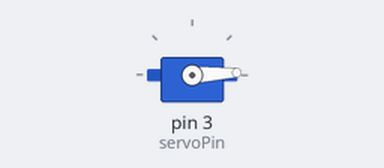
Bench run of a sketch on a simulated Arduino Uno, built with avr-gcc and run on an emulated ATmega328P. On the bench: servo.

Above: at 0.05 s.
At 0.9 s:
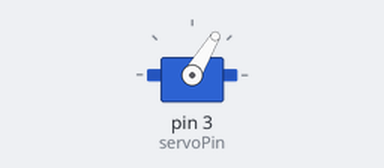
At 1.75 s:
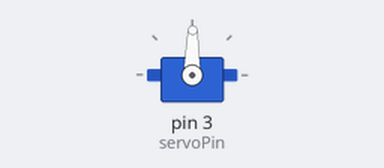
At 3.5 s:
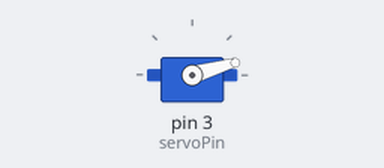
Timing chart, 0 to 8.5 s (numbered marks = the images above):
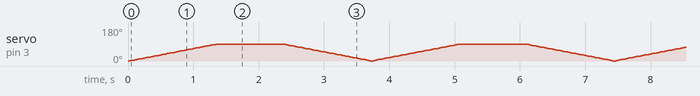

The sketch:

codigo_servo.ino
```cpp
/**
 * Projetos Arduino
 *
 * @author diego patriota
 * @link https://github.com/diegopatriota
 * 19/05/2016
 */

//inclusão de biblioteca
#include <Servo.h>

//variáveis
int pos = 0;
int pos2 = 0;
Servo myservo;
int servoPin = 3;

//Configuração inicial
void setup()
{
myservo.attach(servoPin);
}


//Loop para execução da funcionalidade
void loop(){


  for(pos = 0; pos < 90; pos++){
    myservo.write(pos);
    delay(15);
  }
  //parar tempo em milisegundos
  delay(1000);

  for(pos = 90; pos > 0; pos--){
    myservo.write(pos);
    delay(15);
  }
}
```
